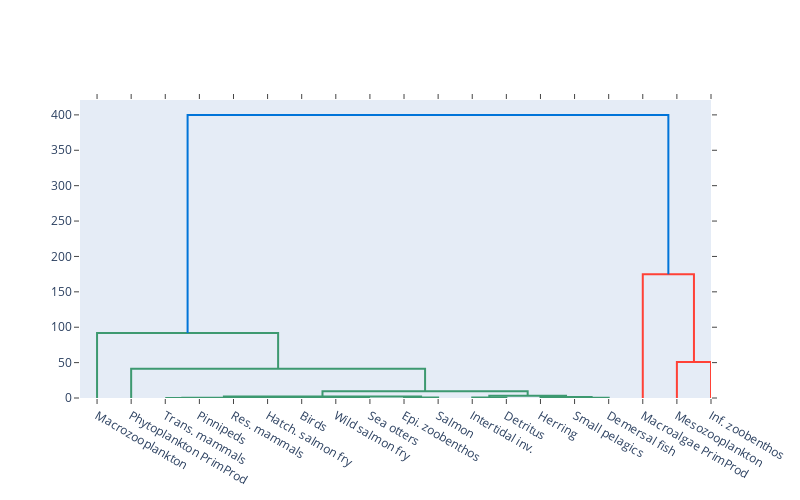

The cell this chart's notebook holds for it:
### Markdown cell above
# dendogram?

### Code cell
import plotly.figure_factory as ff
import numpy as np
np.random.seed(1)

net = food_webs[5]

fig = ff.create_dendrogram(np.array([[x] for x in net.nodeDF.Biomass.values]), labels=net.nodeDF.index.values)
fig.update_layout(width=800, height=500)
fig.show()

### Figure 1 — Plotly figure (JSON) as saved in the notebook; plotly's stock layout.template omitted (floating-point values rounded to 4 significant figures)
{"data": [{"hoverinfo": "text", "marker": {"color": "rgb(61,153,112)"}, "mode": "lines", "type": "scatter", "x": [25, 25, 35, 35], "xaxis": "x", "y": [0, 0.02, 0.02, 0], "yaxis": "y"}, {"hoverinfo": "text", "marker": {"color": "rgb(61,153,112)"}, "mode": "lines", "type": "scatter", "x": [75, 75, 85, 85], "xaxis": "x", "y": [0, 0.003, 0.003, 0], "yaxis": "y"}, {"hoverinfo": "text", "marker": {"color": "rgb(61,153,112)"}, "mode": "lines", "type": "scatter", "x": [65, 65, 80, 80], "xaxis": "x", "y": [0, 0.007, 0.007, 0.003], "yaxis": "y"}, {"hoverinfo": "text", "marker": {"color": "rgb(61,153,112)"}, "mode": "lines", "type": "scatter", "x": [55, 55, 72.5, 72.5], "xaxis": "x", "y": [0, 0.012, 0.012, 0.007], "yaxis": "y"}, {"hoverinfo": "text", "marker": {"color": "rgb(61,153,112)"}, "mode": "lines", "type": "scatter", "x": [45, 45, 63.75, 63.75], "xaxis": "x", "y": [0, 0.086, 0.086, 0.012], "yaxis": "y"}, {"hoverinfo": "text", "marker": {"color": "rgb(61,153,112)"}, "mode": "lines", "type": "scatter", "x": [30, 30, 54.38, 54.38], "xaxis": "x", "y": [0.02, 0.291, 0.291, 0.086], "yaxis": "y"}, {"hoverinfo": "text", "marker": {"color": "rgb(61,153,112)"}, "mode": "lines", "type": "scatter", "x": [95, 95, 105, 105], "xaxis": "x", "y": [0, 0.8274, 0.8274, 0], "yaxis": "y"}, {"hoverinfo": "text", "marker": {"color": "rgb(61,153,112)"}, "mode": "lines", "type": "scatter", "x": [42.19, 42.19, 100, 100], "xaxis": "x", "y": [0.291, 2.118, 2.118, 0.8274], "yaxis": "y"}, {"hoverinfo": "text", "marker": {"color": "rgb(61,153,112)"}, "mode": "lines", "type": "scatter", "x": [115, 115, 125, 125], "xaxis": "x", "y": [0, 0.76, 0.76, 0], "yaxis": "y"}, {"hoverinfo": "text", "marker": {"color": "rgb(61,153,112)"}, "mode": "lines", "type": "scatter", "x": [145, 145, 155, 155], "xaxis": "x", "y": [0, 0.4382, 0.4382, 0], "yaxis": "y"}, {"hoverinfo": "text", "marker": {"color": "rgb(61,153,112)"}, "mode": "lines", "type": "scatter", "x": [135, 135, 150, 150], "xaxis": "x", "y": [0, 1.293, 1.293, 0.4382], "yaxis": "y"}, {"hoverinfo": "text", "marker": {"color": "rgb(61,153,112)"}, "mode": "lines", "type": "scatter", "x": [120, 120, 142.5, 142.5], "xaxis": "x", "y": [0.76, 3.16, 3.16, 1.293], "yaxis": "y"}, {"hoverinfo": "text", "marker": {"color": "rgb(61,153,112)"}, "mode": "lines", "type": "scatter", "x": [71.09, 71.09, 131.2, 131.2], "xaxis": "x", "y": [2.118, 9.391, 9.391, 3.16], "yaxis": "y"}, {"hoverinfo": "text", "marker": {"color": "rgb(61,153,112)"}, "mode": "lines", "type": "scatter", "x": [15, 15, 101.2, 101.2], "xaxis": "x", "y": [0, 41.5, 41.5, 9.391], "yaxis": "y"}, {"hoverinfo": "text", "marker": {"color": "rgb(61,153,112)"}, "mode": "lines", "type": "scatter", "x": [5, 5, 58.09, 58.09], "xaxis": "x", "y": [0, 91.99, 91.99, 41.5], "yaxis": "y"}, {"hoverinfo": "text", "marker": {"color": "rgb(255,65,54)"}, "mode": "lines", "type": "scatter", "x": [175, 175, 185, 185], "xaxis": "x", "y": [0, 51, 51, 0], "yaxis": "y"}, {"hoverinfo": "text", "marker": {"color": "rgb(255,65,54)"}, "mode": "lines", "type": "scatter", "x": [165, 165, 180, 180], "xaxis": "x", "y": [0, 175, 175, 51], "yaxis": "y"}, {"hoverinfo": "text", "marker": {"color": "rgb(0,116,217)"}, "mode": "lines", "type": "scatter", "x": [31.54, 31.54, 172.5, 172.5], "xaxis": "x", "y": [91.99, 400.0, 400.0, 175], "yaxis": "y"}], "layout": {"autosize": false, "height": 500, "hovermode": "closest", "showlegend": false, "width": 800, "xaxis": {"autorange": true, "mirror": "allticks", "range": [0, 185], "rangemode": "tozero", "showgrid": false, "showline": true, "showticklabels": true, "tickmode": "array", "ticks": "outside", "ticktext": ["Macrozooplankton", "Phytoplankton PrimProd", "Trans. mammals", "Pinnipeds", "Res. mammals", "Hatch. salmon fry", "Birds", "Wild salmon fry", "Sea otters", "Epi. zoobenthos", "Salmon", "Intertidal inv.", "Detritus", "Herring", "Small pelagics", "Demersal fish", "Macroalgae PrimProd", "Mesozooplankton", "Inf. zoobenthos"], "tickvals": [5, 15, 25, 35, 45, 55, 65, 75, 85, 95, 105, 115, 125, 135, 145, 155, 165, 175, 185], "type": "linear", "zeroline": false}, "yaxis": {"autorange": true, "mirror": "allticks", "range": [0, 421.0], "rangemode": "tozero", "showgrid": false, "showline": true, "showticklabels": true, "ticks": "outside", "type": "linear", "zeroline": false}}}
